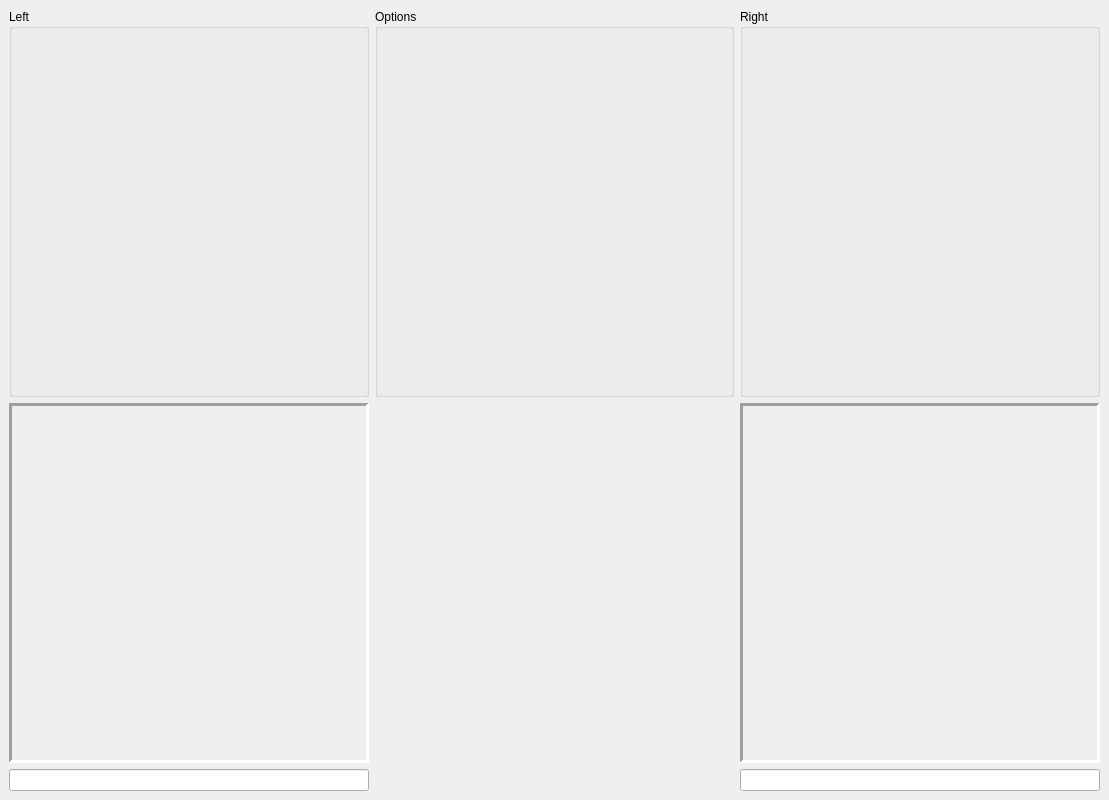
<?xml version="1.0" encoding="UTF-8"?>
<ui version="4.0">
 <class>mainScreen</class>
 <widget class="QMainWindow" name="mainScreen">
  <property name="geometry">
   <rect>
    <x>0</x>
    <y>0</y>
    <width>1109</width>
    <height>800</height>
   </rect>
  </property>
  <property name="baseSize">
   <size>
    <width>800</width>
    <height>800</height>
   </size>
  </property>
  <property name="cursor">
   <cursorShape>ArrowCursor</cursorShape>
  </property>
  <property name="windowTitle">
   <string>LACEUP</string>
  </property>
  <widget class="QWidget" name="centralwidget">
   <layout class="QVBoxLayout" name="verticalLayout">
    <item>
     <layout class="QHBoxLayout" name="horizontalLayout" stretch="1,1,1">
      <item>
       <widget class="boxerWidget" name="BoxerA">
        <property name="title">
         <string>Left</string>
        </property>
       </widget>
      </item>
      <item>
       <widget class="OptionsWidget" name="optionsPane">
        <property name="title">
         <string>Options</string>
        </property>
       </widget>
      </item>
      <item>
       <widget class="boxerWidget" name="BoxerB">
        <property name="title">
         <string>Right</string>
        </property>
       </widget>
      </item>
     </layout>
    </item>
    <item>
     <layout class="QHBoxLayout" name="horizontalLayout_2" stretch="1,1,1">
      <property name="rightMargin">
       <number>0</number>
      </property>
      <item>
       <layout class="QVBoxLayout" name="verticalLayout_3">
        <item>
         <widget class="QLabel" name="imgLeft">
          <property name="sizePolicy">
           <sizepolicy hsizetype="Ignored" vsizetype="Ignored">
            <horstretch>0</horstretch>
            <verstretch>0</verstretch>
           </sizepolicy>
          </property>
          <property name="frameShape">
           <enum>QFrame::Panel</enum>
          </property>
          <property name="frameShadow">
           <enum>QFrame::Sunken</enum>
          </property>
          <property name="lineWidth">
           <number>3</number>
          </property>
          <property name="midLineWidth">
           <number>3</number>
          </property>
          <property name="text">
           <string/>
          </property>
          <property name="scaledContents">
           <bool>true</bool>
          </property>
         </widget>
        </item>
        <item>
         <widget class="QLineEdit" name="stanceLeft">
          <property name="enabled">
           <bool>true</bool>
          </property>
          <property name="readOnly">
           <bool>true</bool>
          </property>
         </widget>
        </item>
       </layout>
      </item>
      <item>
       <widget class="RoundTabs" name="Test" native="true"/>
      </item>
      <item>
       <layout class="QVBoxLayout" name="verticalLayout_4">
        <item>
         <widget class="QLabel" name="imgRight">
          <property name="sizePolicy">
           <sizepolicy hsizetype="Ignored" vsizetype="Ignored">
            <horstretch>0</horstretch>
            <verstretch>0</verstretch>
           </sizepolicy>
          </property>
          <property name="sizeIncrement">
           <size>
            <width>0</width>
            <height>0</height>
           </size>
          </property>
          <property name="frameShape">
           <enum>QFrame::Panel</enum>
          </property>
          <property name="frameShadow">
           <enum>QFrame::Sunken</enum>
          </property>
          <property name="lineWidth">
           <number>3</number>
          </property>
          <property name="midLineWidth">
           <number>3</number>
          </property>
          <property name="text">
           <string/>
          </property>
          <property name="scaledContents">
           <bool>true</bool>
          </property>
         </widget>
        </item>
        <item>
         <widget class="QLineEdit" name="stanceRight">
          <property name="enabled">
           <bool>true</bool>
          </property>
          <property name="baseSize">
           <size>
            <width>0</width>
            <height>0</height>
           </size>
          </property>
          <property name="frame">
           <bool>true</bool>
          </property>
          <property name="readOnly">
           <bool>true</bool>
          </property>
          <property name="clearButtonEnabled">
           <bool>false</bool>
          </property>
         </widget>
        </item>
       </layout>
      </item>
     </layout>
    </item>
   </layout>
  </widget>
 </widget>
 <customwidgets>
  <customwidget>
   <class>boxerWidget</class>
   <extends>QGroupBox</extends>
   <header>boxerWidget.h</header>
   <container>1</container>
  </customwidget>
  <customwidget>
   <class>OptionsWidget</class>
   <extends>QGroupBox</extends>
   <header>optionswidget.h</header>
   <container>1</container>
   <slots>
    <signal>sendOptions(int,int,int,bool)</signal>
    <signal>sendFileName(QString)</signal>
    <signal>toggleSound(bool)</signal>
   </slots>
  </customwidget>
  <customwidget>
   <class>RoundTabs</class>
   <extends>QWidget</extends>
   <header>roundtabs.h</header>
   <container>1</container>
   <slots>
    <signal>setImages(string,string)</signal>
    <slot>createRounds(Match*,bool)</slot>
   </slots>
  </customwidget>
 </customwidgets>
 <resources/>
 <connections>
  <connection>
   <sender>optionsPane</sender>
   <signal>sendOptions(int,int,int,bool)</signal>
   <receiver>mainScreen</receiver>
   <slot>startMatch(int,int,int,bool)</slot>
   <hints>
    <hint type="sourcelabel">
     <x>526</x>
     <y>385</y>
    </hint>
    <hint type="destinationlabel">
     <x>648</x>
     <y>1</y>
    </hint>
   </hints>
  </connection>
  <connection>
   <sender>Test</sender>
   <signal>setImages(string,string)</signal>
   <receiver>mainScreen</receiver>
   <slot>setImages(string,string)</slot>
   <hints>
    <hint type="sourcelabel">
     <x>376</x>
     <y>442</y>
    </hint>
    <hint type="destinationlabel">
     <x>9</x>
     <y>347</y>
    </hint>
   </hints>
  </connection>
  <connection>
   <sender>mainScreen</sender>
   <signal>sendMatch(Match*,bool)</signal>
   <receiver>Test</receiver>
   <slot>createRounds(Match*,bool)</slot>
   <hints>
    <hint type="sourcelabel">
     <x>9</x>
     <y>468</y>
    </hint>
    <hint type="destinationlabel">
     <x>471</x>
     <y>482</y>
    </hint>
   </hints>
  </connection>
  <connection>
   <sender>optionsPane</sender>
   <signal>sendFileName(QString)</signal>
   <receiver>mainScreen</receiver>
   <slot>saveMatch(QString)</slot>
   <hints>
    <hint type="sourcelabel">
     <x>404</x>
     <y>135</y>
    </hint>
    <hint type="destinationlabel">
     <x>348</x>
     <y>4</y>
    </hint>
   </hints>
  </connection>
 </connections>
 <slots>
  <signal>sendMatch(Match*,bool)</signal>
  <slot>startMatch(int,int,int,bool)</slot>
  <slot>setImages(string,string)</slot>
  <slot>saveMatch(QString)</slot>
  <slot>setLanguage(QAction*)</slot>
  <slot>toggleSound(bool)</slot>
 </slots>
</ui>
